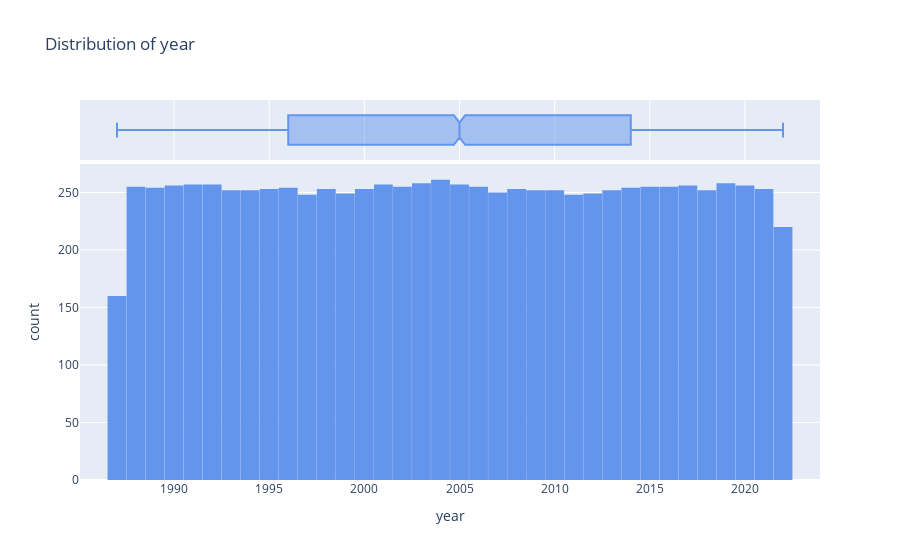

This figure's notebook cell:
### Code cell
plotly_plot_hist(df, 'year')

### Figure 1 — Plotly figure (JSON) as saved in the notebook; plotly's stock layout.template omitted (floating-point values rounded to 4 significant figures; data arrays with more than 128 entries replaced by an {"elided": "..."} marker saying what was removed)
{"data": [{"alignmentgroup": "True", "bingroup": "x", "hovertemplate": "year=%{x}<br>count=%{y}<extra></extra>", "legendgroup": "", "marker": {"color": "cornflowerblue", "pattern": {"shape": ""}}, "name": "", "offsetgroup": "", "orientation": "v", "showlegend": false, "type": "histogram", "x": {"elided": "9011 int values"}, "xaxis": "x", "yaxis": "y"}, {"alignmentgroup": "True", "hovertemplate": "year=%{x}<extra></extra>", "legendgroup": "", "marker": {"color": "cornflowerblue"}, "name": "", "notched": true, "offsetgroup": "", "showlegend": false, "type": "box", "x": {"elided": "9011 int values"}, "xaxis": "x2", "yaxis": "y2"}], "layout": {"bargap": 0.01, "barmode": "relative", "legend": {"tracegroupgap": 0}, "title": {"text": "Distribution of year"}, "xaxis": {"anchor": "y", "domain": [0, 1], "title": {"text": "year"}}, "xaxis2": {"anchor": "y2", "domain": [0, 1], "matches": "x", "showgrid": true, "showticklabels": false}, "yaxis": {"anchor": "x", "domain": [0, 0.8316], "title": {"text": "count"}}, "yaxis2": {"anchor": "x2", "domain": [0.8416, 1], "matches": "y2", "showgrid": false, "showline": false, "showticklabels": false, "ticks": ""}}}
